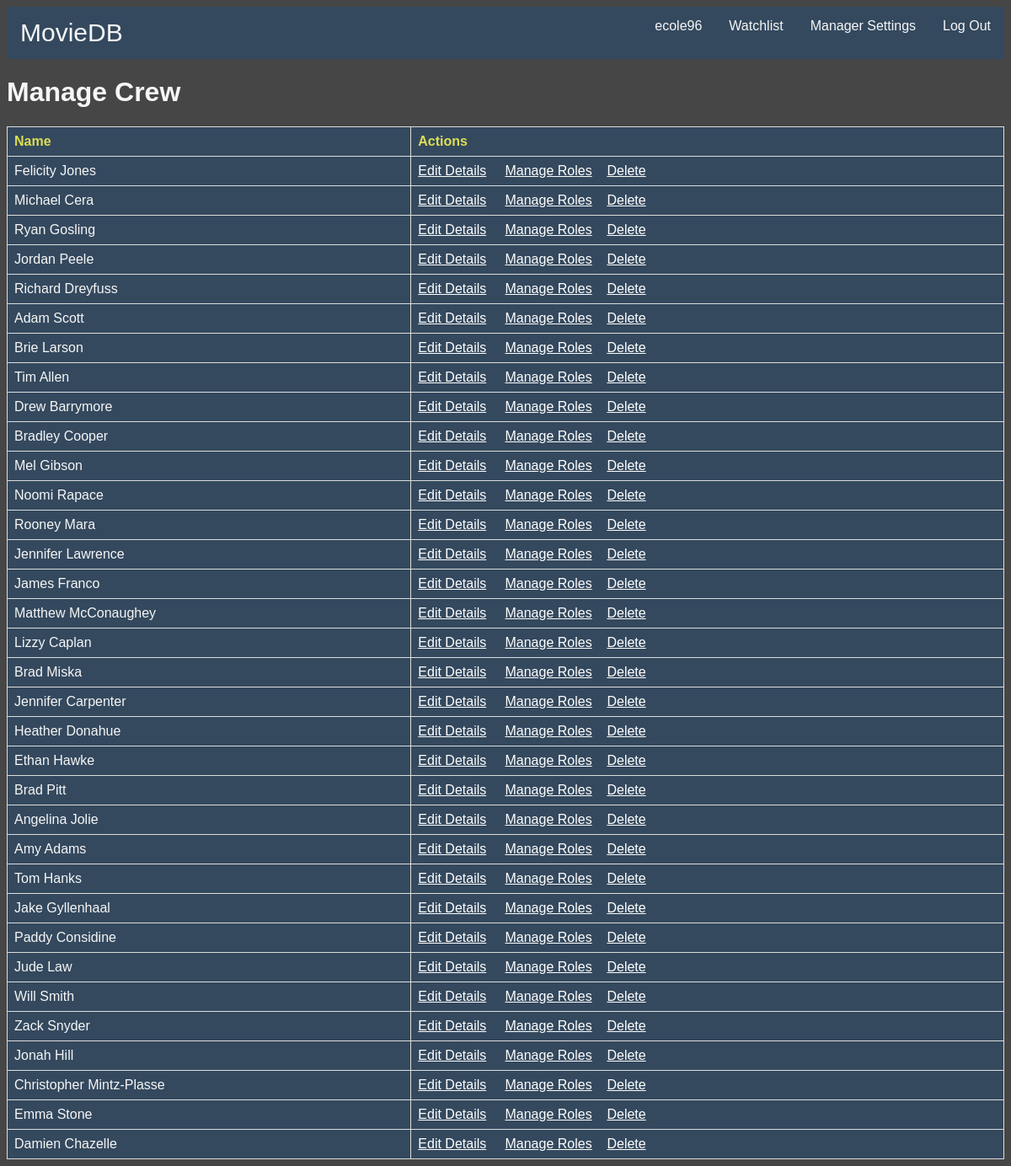
The app's page /source/manage-crew.php (signed in) with its own data.
### tables this page shows
CREATE TABLE `crew` (
  `crewid` int(11) NOT NULL,
  `FirstName` varchar(255) NOT NULL,
  `LastName` varchar(255) NOT NULL
);

### source/manage-crew.php (the view, shortened to what this page needs)
<html>
	<head>
		<link rel='stylesheet' type='text/css' href='style.css'>
	</head>
	<body>
		<?php
			include('universalFunctions.php');
			userLinks();
			function crewList($db_connection)
			{
				$result = mysqli_query($db_connection, "SELECT * FROM crew");
				echo "<table>
						<tr>
							<th>Name</th>
							<th>Actions</th>
						</tr>";
				while($row = mysqli_fetch_assoc($result))
				{
					$query_string = "crewid={$row['crewid']}";
					echo "<tr>
							<td>{$row['FirstName']} {$row['LastName']}</td>
							<td><a href='edit_crew.php?$query_string'>Edit Details</a>&nbsp&nbsp&nbsp&nbsp <a href='manage-roles.php?$query_string'>Manage Roles</a>&nbsp&nbsp&nbsp&nbsp<a href='delete_crew.php?$query_string'>Delete</a></td>
						</tr>";
				}
				echo "</table>";
			}
			$db_connection = connectToDatabase();
			if($db_connection)
			{
				if(isManager())
				{
					echo "<h1>Manage Crew</h1>";
					crewList($db_connection);
				}
			}
		?>
	</body>
</html>

### source/universalFunctions.php (shortened to what this page needs)
<?php
	function userLinks()
	{
		$session_check = isset($_SESSION['logged_in']) && isset($_SESSION['username']) && isset($_SESSION['permission_id']);
		echo "<div class='navBar'>";
		echo "<ul>";
		if($session_check)
		{
			echo "<div class='others'><li><a href='user-page.php'>{$_SESSION['username']}</a></li>";
			echo "<li><a href='watchlist.php'>Watchlist</a></li>";
			if($_SESSION['permission_id'] == 1)
			{
				echo "<li><a href=manager-page.php>Manager Settings</a></li>";
			}
			echo "<li><a href=logout.php>Log Out</a></li></div>";
		}
		else
		{
			echo "<div class='others'>
					<li><a href='sign-in.php'>Sign In</a></li>
					<li><a href='register.php'>Register</a></li>
				</div>";
		}
		echo "<div class='home'><li><a href='home.php'>MovieDB</a></li></div></div>";
	}
	function isManager()
			{
				$loginCheck = $session_check = isset($_SESSION['logged_in']) && isset($_SESSION['username']) && isset($_SESSION['permission_id']);
				if($loginCheck)
				{
					if($_SESSION['permission_id'] != 1)
					{
						echo "Must be a manager.<br>";
						return false;
					}
					else
					{
						return true;
					}
				}
				else
				{
					echo "Must be logged in.";
					return false;
				}
			}
?>

### source/style.css (style rules this page uses)
body { background-color:#464646; font-family:arial; color:#f6f6f6; }
.navBar ul { list-style-type: none; margin: 0; padding: 0; overflow: hidden; background-color: #34495E; }
.navBar li { float: left; }
.navBar li a { font-family: arial; display: block; color: #f6f6f6; text-align: center; padding: 14px 16px; text-decoration: none; }
.navBar .home { float:left; font-size:30px; }
.navBar .others { float:right; }
a { color:white; }

### source/manage-crew.php (style rules this page uses)
table { font-family: arial, sans-serif; border-collapse: collapse; width: 100%; background-color: #34495E; }
th { color: #dd5 }
td, th { border: 1px solid #dddddd; text-align: left; padding: 8px; }

### records on screen
crew: FirstName "Felicity", LastName "Jones"
crew: FirstName "Michael", LastName "Cera"
crew: FirstName "Ryan", LastName "Gosling"
crew: FirstName "Jordan", LastName "Peele"
crew: FirstName "Richard", LastName "Dreyfuss"
crew: FirstName "Adam", LastName "Scott"
crew: FirstName "Brie", LastName "Larson"
crew: FirstName "Tim", LastName "Allen"
crew: FirstName "Drew", LastName "Barrymore"
crew: FirstName "Bradley", LastName "Cooper"
crew: FirstName "Mel", LastName "Gibson"
crew: FirstName "Noomi", LastName "Rapace"
crew: FirstName "Rooney", LastName "Mara"
crew: FirstName "Jennifer", LastName "Lawrence"
crew: FirstName "James", LastName "Franco"
crew: FirstName "Matthew", LastName "McConaughey"
crew: FirstName "Lizzy", LastName "Caplan"
crew: FirstName "Brad", LastName "Miska"
crew: FirstName "Jennifer", LastName "Carpenter"
crew: FirstName "Heather", LastName "Donahue"
crew: FirstName "Ethan", LastName "Hawke"
crew: FirstName "Brad", LastName "Pitt"
crew: FirstName "Angelina", LastName "Jolie"
crew: FirstName "Amy", LastName "Adams"
crew: FirstName "Tom", LastName "Hanks"
crew: FirstName "Jake", LastName "Gyllenhaal"
crew: FirstName "Paddy", LastName "Considine"
crew: FirstName "Jude", LastName "Law"
crew: FirstName "Will", LastName "Smith"
crew: FirstName "Zack", LastName "Snyder"
crew: FirstName "Jonah", LastName "Hill"
crew: FirstName "Christopher", LastName "Mintz-Plasse"
crew: FirstName "Emma", LastName "Stone"
crew: FirstName "Damien", LastName "Chazelle"

### other values on screen
$_SESSION['username'] "ecole96"
